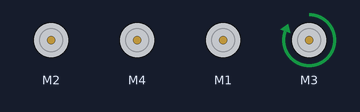
Bench run of a sketch on a simulated Arduino Uno, built with avr-gcc and run on an emulated ATmega328P. Shown: 4 × DC motor (green arrow = forward, orange = backward, longer = faster).

Above: at 0.15 s.
At 1.45 s:
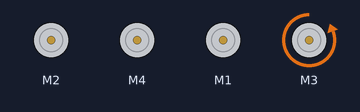
At 4.7 s:
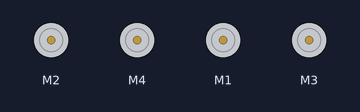
Timing chart, 0 to 6.0 s (numbered marks = the images above):
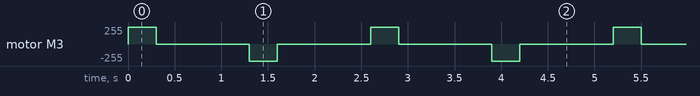

Measured:
- by itself, motor M3: repeats every 2.6 s: stopped 1.0 s, backward 255/255 0.30 s, stopped 1.0 s, forward 255/255 0.30 s

The sketch:

RoboRaptor_head.ino
```cpp
// Robo-Raptor head to raise head via motor 3

#include <AFMotor.h>
// motorw is motor wiggle, head and tail move together
AF_DCMotor motorr(2, MOTOR12_64KHZ); // create motor #1, 64KHz pwm
AF_DCMotor motorl(4, MOTOR12_64KHZ); // create motor #1, 64KHz pwm
AF_DCMotor motorw(1, MOTOR12_64KHZ); // create motor #1, 64KHz pwm
AF_DCMotor motorh(3, MOTOR12_64KHZ); // create motor #1, 64KHz pwm

void setup() {
  motorr.setSpeed(255);     // set the speed to 200/255
  motorl.setSpeed(255);     // set the speed to 200/255
  motorw.setSpeed(255);     // set the speed to 200/255
  motorh.setSpeed(255);     // set the speed to 200/255
}

void loop() {
  motorh.run(FORWARD);      // turn it on going up
  delay(300);

  // pause
  motorh.run(RELEASE);      // stopped
  delay(1000);

  motorh.run(BACKWARD);     // head going down
  delay(300);

  // pause
  motorh.run(RELEASE);      // stopped
  delay(1000);
}
```
